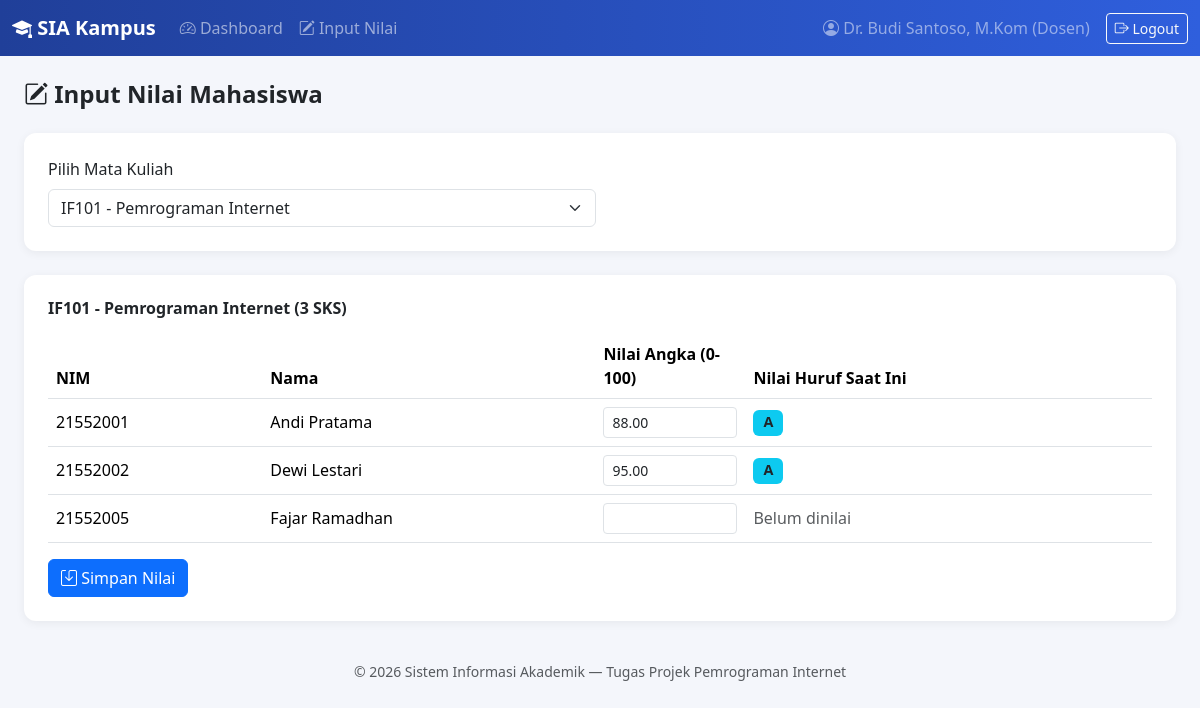
The app's page /dosen/nilai.php?mk=1 (signed in) with its own data.
### tables this page shows
CREATE TABLE matakuliah (
    id INT AUTO_INCREMENT PRIMARY KEY,
    kode_mk VARCHAR(20) NOT NULL UNIQUE,
    nama_mk VARCHAR(100) NOT NULL,
    sks INT NOT NULL,
    dosen_id INT NULL,
    semester_ajaran ENUM('Ganjil', 'Genap') NOT NULL DEFAULT 'Ganjil',
    FOREIGN KEY (dosen_id) REFERENCES dosen(id) ON DELETE SET NULL
);

CREATE TABLE krs (
    id INT AUTO_INCREMENT PRIMARY KEY,
    mahasiswa_id INT NOT NULL,
    matakuliah_id INT NOT NULL,
    tahun_ajaran VARCHAR(9) NOT NULL,  
    semester ENUM('Ganjil', 'Genap') NOT NULL,
    created_at TIMESTAMP DEFAULT CURRENT_TIMESTAMP,
    FOREIGN KEY (mahasiswa_id) REFERENCES mahasiswa(id) ON DELETE CASCADE,
    FOREIGN KEY (matakuliah_id) REFERENCES matakuliah(id) ON DELETE CASCADE,
    UNIQUE KEY unique_krs (mahasiswa_id, matakuliah_id, tahun_ajaran, semester)
);

CREATE TABLE mahasiswa (
    id INT AUTO_INCREMENT PRIMARY KEY,
    nim VARCHAR(20) NOT NULL UNIQUE,
    nama VARCHAR(100) NOT NULL,
    prodi VARCHAR(100) NOT NULL,
    angkatan YEAR NOT NULL,
    created_at TIMESTAMP DEFAULT CURRENT_TIMESTAMP
);

CREATE TABLE nilai (
    id INT AUTO_INCREMENT PRIMARY KEY,
    krs_id INT NOT NULL UNIQUE,
    nilai_angka DECIMAL(5,2) NULL,
    nilai_huruf VARCHAR(2) NULL,
    bobot DECIMAL(3,2) NULL,  
    updated_at TIMESTAMP DEFAULT CURRENT_TIMESTAMP ON UPDATE CURRENT_TIMESTAMP,
    FOREIGN KEY (krs_id) REFERENCES krs(id) ON DELETE CASCADE
);

### includes/auth.php (called while the page is built, shortened)
<?php
function h($str) {
    return htmlspecialchars($str ?? '', ENT_QUOTES, 'UTF-8');
}

### dosen/nilai.php (the view, shortened to what this page needs)
<?php
require_once __DIR__ . '/../includes/auth.php';
require_once __DIR__ . '/../config/database.php';
$user = currentUser();
$mkId = (int)($_GET['mk'] ?? $_POST['mk_id'] ?? 0);
$stmt = $pdo->prepare('SELECT * FROM matakuliah WHERE id = ? AND dosen_id = ?');
$stmt->execute([$mkId, $user['ref_id']]);
$matakuliah = $stmt->fetch();
$stmt = $pdo->prepare('SELECT * FROM matakuliah WHERE dosen_id = ? ORDER BY kode_mk');
$stmt->execute([$user['ref_id']]);
$daftarMk = $stmt->fetchAll();
$mahasiswaList = [];
if ($matakuliah) {
    $stmt = $pdo->prepare('
        SELECT k.id AS krs_id, m.nim, m.nama, n.nilai_angka, n.nilai_huruf
        FROM krs k
        JOIN mahasiswa m ON k.mahasiswa_id = m.id
        LEFT JOIN nilai n ON n.krs_id = k.id
        WHERE k.matakuliah_id = ?
        ORDER BY m.nama
    ');
    $stmt->execute([$matakuliah['id']]);
    $mahasiswaList = $stmt->fetchAll();
}
require_once __DIR__ . '/../includes/header.php';
?>
<h4 class="fw-bold mb-4"><i class="bi bi-pencil-square"></i> Input Nilai Mahasiswa</h4>
<div class="card p-4 mb-4">
    <form method="get" class="row g-2 align-items-end">
        <div class="col-md-6">
            <label class="form-label">Pilih Mata Kuliah</label>
            <select name="mk" class="form-select" onchange="this.form.submit()">
                <?php foreach ($daftarMk as $mk): ?>
                    <option value="<?= $mk['id'] ?>" <?= ($matakuliah && $matakuliah['id'] == $mk['id']) ? 'selected' : '' ?>>
                        <?= h($mk['kode_mk']) ?> - <?= h($mk['nama_mk']) ?>
                    </option>
                <?php endforeach; ?>
            </select>
        </div>
    </form>
</div>
<?php if ($matakuliah): ?>
<div class="card p-4">
    <h6 class="fw-bold mb-3"><?= h($matakuliah['kode_mk']) ?> - <?= h($matakuliah['nama_mk']) ?> (<?= h($matakuliah['sks']) ?> SKS)</h6>
    <form method="post">
        <div class="table-responsive">
            <table class="table align-middle">
                <thead>
                    <tr>
                        <th>NIM</th>
                        <th>Nama</th>
                        <th style="width:150px;">Nilai Angka (0-100)</th>
                        <th>Nilai Huruf Saat Ini</th>
                    </tr>
                </thead>
                <tbody>
                <?php foreach ($mahasiswaList as $mhs): ?>
                    <tr>
                        <td><?= h($mhs['nim']) ?></td>
                        <td><?= h($mhs['nama']) ?></td>
                        <td>
                            <input type="number" step="0.01" min="0" max="100"
                                   name="nilai[<?= $mhs['krs_id'] ?>]"
                                   value="<?= h($mhs['nilai_angka']) ?>"
                                   class="form-control form-control-sm">
                        </td>
                        <td>
                            <?php if ($mhs['nilai_huruf']): ?>
                                <span class="badge bg-info text-dark badge-huruf"><?= h($mhs['nilai_huruf']) ?></span>
                            <?php else: ?>
                                <span class="text-muted">Belum dinilai</span>
                            <?php endif; ?>
                        </td>
                    </tr>
                <?php endforeach; ?>
                </tbody>
            </table>
        </div>
        <?php if ($mahasiswaList): ?>
            <button type="submit" class="btn btn-primary"><i class="bi bi-save"></i> Simpan Nilai</button>
        <?php endif; ?>
    </form>
</div>
<?php endif; ?>
<?php require_once __DIR__ . '/../includes/footer.php'; ?>

### assets/css/style.css (style rules this page uses)
:root { --brand: #2f5fdd; --brand-dark: #203f99; }
body { background-color: #f4f6fb; font-family: 'Segoe UI', system-ui, -apple-system, sans-serif; }
.card { border: none; border-radius: 12px; box-shadow: 0 2px 10px rgba(0,0,0,0.06); }
.table thead { background-color: #eef1fa; }
.badge-huruf { font-size: 0.9rem; padding: 0.4em 0.7em; }

### records on screen
matakuliah: kode_mk "IF101", nama_mk "Pemrograman Internet", sks "3"
krs: mahasiswa.nim "21552001", mahasiswa.nama "Andi Pratama", nilai_angka "88.00", nilai.nilai_huruf "A"
krs: mahasiswa.nim "21552002", mahasiswa.nama "Dewi Lestari", nilai_angka "95.00", nilai.nilai_huruf "A"
krs: mahasiswa.nim "21552005", mahasiswa.nama "Fajar Ramadhan", shows "Belum dinilai"

### other values on screen
$user['nama'] "Dr. Budi Santoso, M.Kom"
$user['role'] "Dosen"
form field mk "IF101 - Pemrograman Internet"
